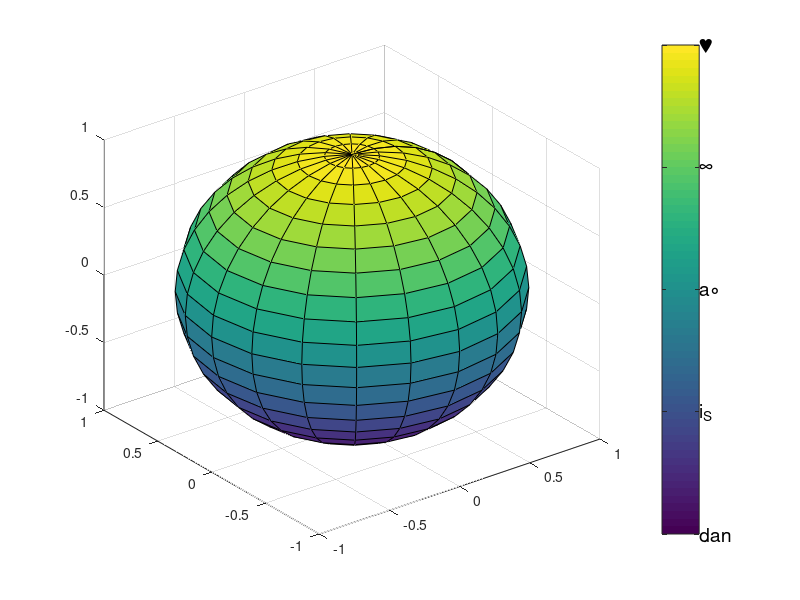

Write the MATLAB code that produced this figure.
% This function erases the original colorbar labeling and replaces it with
% a cell array. This allows one to use the LaTeX interpreter for colorbar
% labels.
%
% DBE 03/01/04

function cbar_pro(yt_label)

if nargin==0 % DEMO
  figure; sphere; colorbar;
  yt_label={'dan','i_S','a\circ','\infty','\heartsuit'};
end

h=gcf;
c=get(h,'children'); % Find all children
cb=findobj(h,'Tag','Colorbar'); % Find the colorbar children

set(h,'CurrentAxes',cb); % Set the current axis
set(cb,'YTickLabel',[]); % Eliminate the original lettering
xlim=get(cb,'XLim'); % Get the x-axis limits
ylim=get(cb,'YLim'); % Get the y-axis limits
yt_pos=linspace(ylim(1),ylim(2),(size(yt_label,2))); % Determine the text spacing...
for k=1:size(yt_label,2)
  t(k)=text(xlim(2),yt_pos(k),yt_label{k});
  set(t(k),'FontSize',14);
end

return